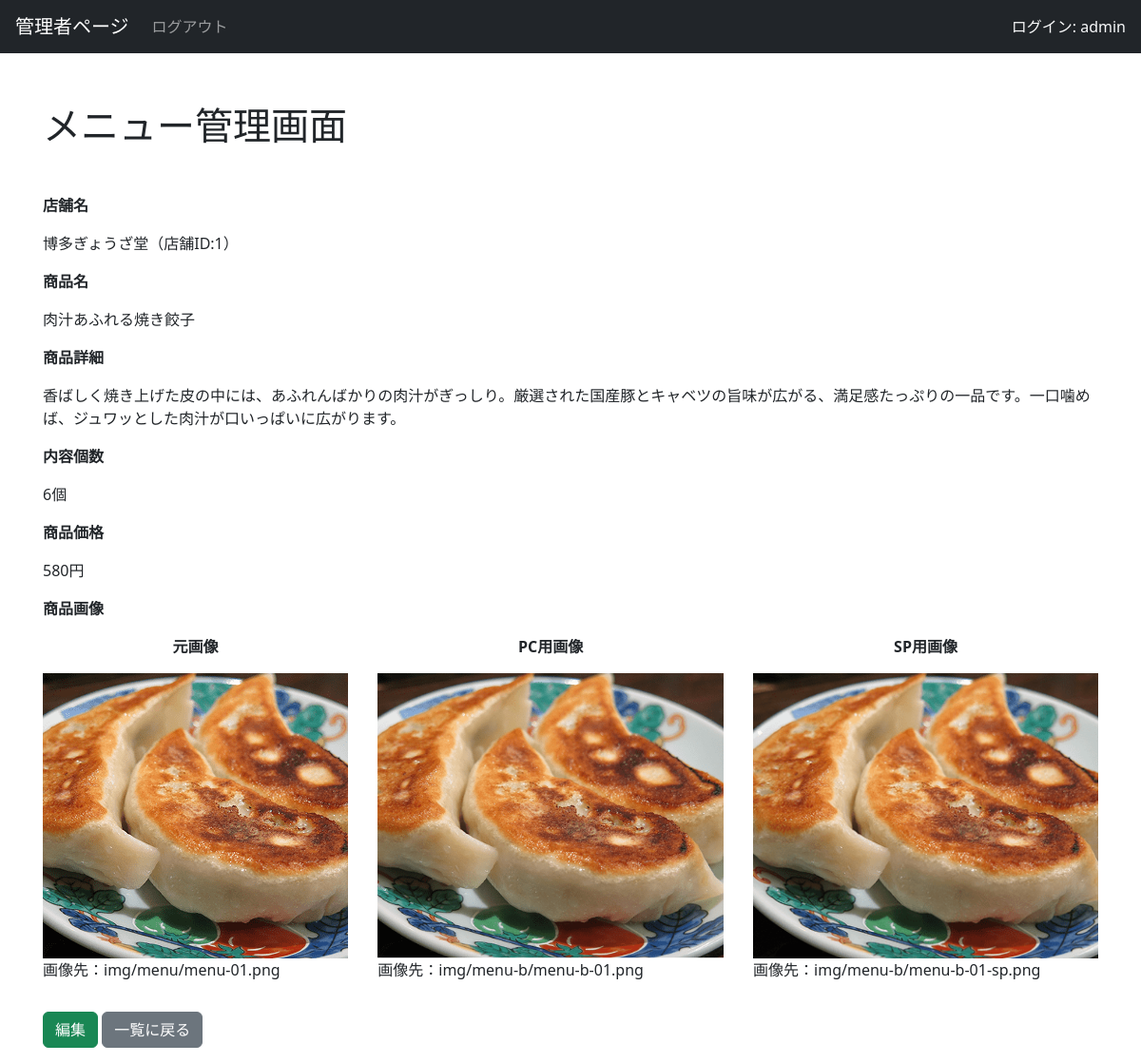
Screenshot of /admin/menu_detail.php?id=1 (signed in) with the database file from the repository.
### tables this page shows
CREATE TABLE `menus` (
  `id` int(11) NOT NULL,
  `name` varchar(255) NOT NULL,
  `body` text NOT NULL,
  `amount` int(3) NOT NULL,
  `price` int(11) NOT NULL,
  `menu_img` varchar(255) NOT NULL,
  `menu_b_pc_img` varchar(255) NOT NULL,
  `menu_b_sp_img` varchar(255) NOT NULL,
  `shop_id` int(11) NOT NULL,
  `update_date` datetime NOT NULL,
  `created_date` datetime NOT NULL
);

CREATE TABLE `shops` (
  `id` int(11) NOT NULL,
  `name` varchar(255) NOT NULL,
  `kana` varchar(255) DEFAULT NULL,
  `booth` varchar(6) NOT NULL,
  `description` text NOT NULL,
  `update_date` datetime NOT NULL,
  `created_date` datetime NOT NULL
);

### functions/function.php (called while the page is built, shortened)
<?php
function h($str)
{
    return htmlspecialchars($str, ENT_QUOTES, 'UTF-8');
}

### admin/menu_detail.php (the view, shortened to what this page needs)
<?php
require_once __DIR__ . "/../functions/function.php";
$id = $_GET["id"];
$db = db_connect();
$sql = "SELECT menus.id AS menu_id, menus.name AS menu_name,menus.body AS menu_body,menus.amount AS menu_amount,menus.price AS menu_price,menus.menu_img AS menu_img,menus.menu_b_pc_img AS pc_img,menus.menu_b_sp_img AS sp_img, shops.name AS shop_name FROM menus INNER JOIN shops ON menus.shop_id = shops.id WHERE menus.id = :id";
$stmt = $db->prepare($sql);
$stmt->bindParam(":id", $id, PDO::PARAM_INT);
$stmt->execute();
$data = $stmt->fetch(PDO::FETCH_ASSOC);
?>
<!DOCTYPE html>
<html lang="ja">
<head>
    <link rel="stylesheet" href="https://cdn.jsdelivr.net/npm/bootstrap@5.3.8/dist/css/bootstrap.min.css">
</head>
<body>
    <?php include('admin-header.php');  ?>
    <main role="main" class="container" style="padding:60px 15px 0">
        <h1 class="my-5">メニュー管理画面</h1>
        <div class="mb-3">
            <p><b>店舗名</b></p>
            <p><?php echo $data["shop_name"] . "（店舗ID:" . $data["menu_id"] . "）" ?></p>
            <p><b>商品名</b></p>
            <p><?php echo h($data["menu_name"]) ?></p>
            <p><b>商品詳細</b></p>
            <p><?php echo h($data["menu_body"]) ?></p>
            <p><b>内容個数</b></p>
            <p><?php echo h($data["menu_amount"]) . "個" ?></p>
            <p><b>商品価格</b></p>
            <p><?php echo $data["menu_price"] . "円" ?></p>
            <p><b>商品画像</b></p>
            <div class="imgFlex">
                <div class="flexItem">
                    <p style="text-align: center;"><b>元画像</b></p>
                    <img style="height: 300px;" src="../img/menu/<?php echo $data["menu_img"] ?>" alt="<?php echo $data["menu_img"] ?>">
                    <p>画像先：<?php echo "img/menu/" . $data["menu_img"] ?></p>
                </div>
                <div class="flexItem">
                    <p style="text-align: center;"><b>PC用画像</b></p>
                    <img style="height: 300px;" src="../img/menu-b/<?php echo $data["pc_img"] ?>" alt="<?php echo $data["pc_img"] ?>">
                    <p>画像先：<?php echo "img/menu-b/" . $data["pc_img"] ?></p>
                </div>
                <div class="flexItem">
                    <p style="text-align: center;"><b>SP用画像</b></p>
                    <img style="height: 300px;" src="../img/menu-b/<?php echo $data["sp_img"] ?>" alt="<?php echo $data["sp_img"] ?>">
                    <p>画像先：<?php echo "img/menu-b/" . $data["sp_img"] ?></p>
                </div>
            </div>
        </div>
        <div class="mb-3">
            <a href="menu_edit.php?id=<?php echo $data["menu_id"] ?>" class="btn btn-success">編集</a>
            <a href="admin_menu.php" class="btn btn-secondary">一覧に戻る</a>
        </div>
    </main>
</body>
</html>

### admin/menu_detail.php (style rules this page uses)
.imgFlex { display: flex; justify-content: space-between; }

### rows the page displays
menus: shop.name "博多ぎょうざ堂", id "1", name "肉汁あふれる焼き餃子", body "香ばしく焼き上げた皮の中には、あふれんばかりの肉汁がぎっしり。厳選された国産豚とキャベツの旨味が広がる、満足感たっぷりの一品です。一口噛めば、ジュワッとした肉汁が口いっぱいに広がります。", amount "6", price "580", menu_img (picture), menu_img "menu-01.png", menu_b_pc_img (picture), menu_b_pc_img "menu-b-01.png", menu_b_sp_img (picture), menu_b_sp_img "menu-b-01-sp.png"

### other values shown
$_SESSION["admin_user_name"] "admin"
